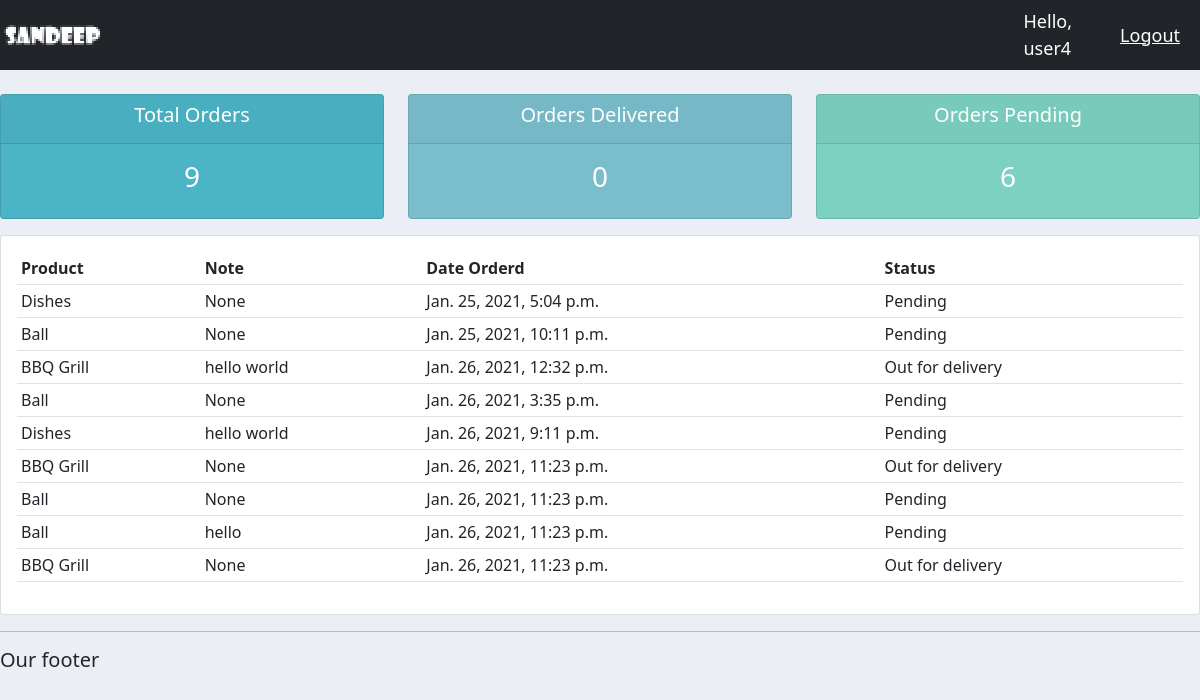
The app's page /user/ (signed in) with its own data.
### accounts/models.py (models this page shows, shortened)
class Order(models.Model):
    STATUS = (
            ('Pending', 'Pending'),
            ('Out for delivery', 'Out for delivery'),
            ('Delivered', 'Delivered'),
    )
    customer = models.ForeignKey(Customer, null=True, on_delete=models.SET_NULL)
    product = models.ForeignKey(Product, null=True, on_delete=models.SET_NULL)
    date_created = models.DateTimeField(auto_now_add=True, null=True)
    status = models.CharField(max_length=200, null=True, choices=STATUS)
    note = models.CharField(max_length=1000, null=True)

class Product(models.Model):
    CATEGORY = (
            ('Indoor', 'Indoor'),
            ('Out Door', 'Out Door'),
    )
    name = models.CharField(max_length=200, null=True)
    price = models.FloatField(null=True)
    category = models.CharField(max_length=200, null=True, choices=CATEGORY)
    description = models.CharField(max_length=200, null=True, blank = True)
    date_created = models.DateTimeField(auto_now_add=True, null=True)
    tags = models.ManyToManyField(Tag)
    def __str__(self):
        return self.name

### accounts/decorators.py (the view)
        def wrapper_func(request, *args, **kwargs):
            group = None
            if request.user.groups.exists():
                print(request.user.groups)
                group = request.user.groups.all()[0].name
            print(request.user.groups.all()[0].name)
            if group in allowed_roles:
                return view_func(request, *args, **kwargs)
            else:
                return HttpResponse('You are not authorized to access this page')
            print('Working:', allowed_roles)
            return view_func(request, *args, **kwargs)

### accounts/views.py (called while the page is built)
@login_required(login_url='login')
@allowed_users(allowed_roles=['customer'])
def userPage(request):
    orders = request.user.customer.order_set.all()
    total_orders = orders.count()
    delivered = orders.filter(status="Delivered").count()
    pending = orders.filter(status="Pending").count()
    context = {'orders':orders, 'total_orders':total_orders, 'delivered':delivered, 'pending':pending}
    return render(request, 'accounts/user.html', context)

### accounts/templates/accounts/user.html
{% extends 'accounts/main.html' %}
{% block content %}
{% include 'accounts/status.html' %}
<div class="row">
	<div class="col-md">
		<div class="card card-body">
			<table class="table table-sm">
				<tr>
					<th>Product</th>
					<th>Note</th>
					<th>Date Orderd</th>
					<th>Status</th>
				</tr>
				{% for order in orders %}
				<tr>
					<td>{{order.product}}</td>
					<td>{{order.note}}</td>
					<td>{{order.date_created}}</td>
					<td>{{order.status}}</td>
				</tr>
				{% endfor %}
			</table>
		</div>
	</div>
</div>
{% endblock %}

### accounts/templates/accounts/navbar.html (shortened to what this page needs)
{% load static %}
<nav class="navbar navbar-expand-lg navbar-dark bg-dark">
  <img src="{% static '/images/logo.png' %}" alt="">
  <span class ="hello-msg">Hello, {{request.user}} </span>
  <span><a class ="hello-msg" href="{% url 'logout' %}">Logout</a></span>
</nav>

### static/css/main.css (style rules this page uses)
body { background-color: #ebeff5; }

### accounts/templates/accounts/navbar.html (style rules this page uses)
.hello-msg { font-size: 18px; color: #fff; margin-right:20px; }

### records on screen
Order: product "Dishes", note "None", date_created "Jan. 25, 2021, 5:04 p.m.", status "Pending"
Order: product "Ball", note "None", date_created "Jan. 25, 2021, 10:11 p.m.", status "Pending"
Order: product "BBQ Grill", note "hello world", date_created "Jan. 26, 2021, 12:32 p.m.", status "Out for delivery"
Order: product "Ball", note "None", date_created "Jan. 26, 2021, 3:35 p.m.", status "Pending"
Order: product "Dishes", note "hello world", date_created "Jan. 26, 2021, 9:11 p.m.", status "Pending"
Order: product "BBQ Grill", note "None", date_created "Jan. 26, 2021, 11:23 p.m.", status "Out for delivery"
Order: product "Ball", note "None", date_created "Jan. 26, 2021, 11:23 p.m.", status "Pending"
Order: product "Ball", note "hello", date_created "Jan. 26, 2021, 11:23 p.m.", status "Pending"
Order: product "BBQ Grill", note "None", date_created "Jan. 26, 2021, 11:23 p.m.", status "Out for delivery"

### other values on screen
{{ request.user }} "user4"
{{ total_orders }} "9"
{{ delivered }} "0"
{{ pending }} "6"
